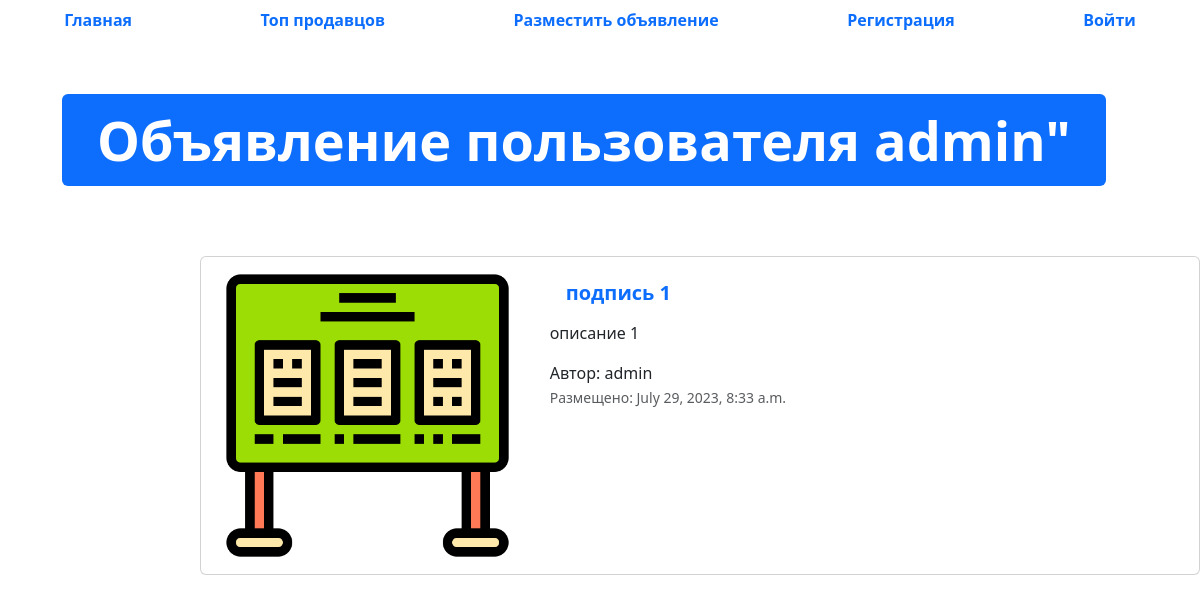
The app's page /advertisement/1 with its own data.
### app_advertisements/models.py (models this page shows, shortened)
class Advertisement(models.Model):
    title = models.CharField("Заголовок", max_length=128)
    description = models.TextField("Описание")
    price = models.DecimalField("цена", max_digits=10, decimal_places=2)
    auction = models.BooleanField("Торг", help_text='Отметьте, если торг уместен',  )
    updated_at = models.DateTimeField(auto_now=True)
    created_at = models.DateTimeField(auto_now_add=True)
    user = models.ForeignKey(User, verbose_name='пользователь', on_delete=models.CASCADE, null=True, blank = True)
    image = models.ImageField("изображение", upload_to="advertisements/")
    class Meta:
        db_table = "advertisements"

### app_advertisements/views.py (the view)
# urls.py: path('advertisement/<int:pk>', advertisement_datail, name='adv-datail')
def advertisement_datail(request, pk):
    advertisement = Advertisement.objects.get(id=pk)
    context = {
        'advertisement' : advertisement
    }
    return  render(request, 'app_advertisements/advertisement.html', context)

### templates/app_advertisements/advertisement.html (shortened to what this page needs)
{% extends 'base.html' %}
{% load static %}
{% block content %}
  <ul class="nav nav-pills sticky-top bg-white nav-fill">
    <li class="nav-item">
      <a class="nav-link" href="{% url 'main-page' %}">
        <span style="font-weight: bold;">Главная</span>
      </a>
    </li>
    <li class="nav-item">
      <a class="nav-link" href="{% url 'top-sellers' %}"><span style="font-weight: bold;">Топ продавцов</span>
      </a>
    </li>
    <li class="nav-item">
      <a class="nav-link" href="{% url 'adv-post' %}">
        <span style="font-weight: bold;">Разместить объявление</span>
      </a>
    </li>
    {% if not user.is_autheticated %}
    <li class="nav-item">
      <a class="nav-link" href="{% url 'register' %}">
        <span style="font-weight: bold;">Регистрация</span>
      </a>
    </li>
    <li class="nav-item">
      <a class="nav-link" href="{% url 'login' %}">
        <span style="font-weight: bold;">Войти</span>
      </a>
    </li>
  {% endif %}
  <div class="container" style="margin: 50px;">
    <div class="display-2">
      <span class="badge bg-primary">Объявление пользователя {{advertisement.user}}"</span>
    </div>
  </div>
  <div class="col offset-2">
    <div class="card mb-2" style="max-width: 1200px; margin-top: 20px;">
      <div class="row g-0">
        <div class="col-md-4">
          <a href="#" class="nav-link">
            <img src="{%if advertisement.image%} {{advertisement.image.url}} {%else%} {%static 'img/adv.png'%} {%endif%}" class="img-fluid rounded-start" alt="Card title">
          </a>
        </div>
        <div class="col">
          <div class="card-body">
            <h5 class="card-title">
              <a href="#" class="nav-link"><strong>{{ advertisement.title }}</strong></a>
            </h5>
            <p class="card-text">
             {{ advertisement.description }}
            </p>
            <span>Автор: {{ advertisement.user }}</span>
            <p class="card-text"><small class="text-muted">Размещено: {{ advertisement.created_at }}</small></p>
          </div>
        </div>
      </div>
    </div>
  </div>
{% endblock %}

### records on screen
Advertisement: user "admin", title "подпись 1", description "описание 1", created_at "July 29, 2023, 8:33 a.m."
